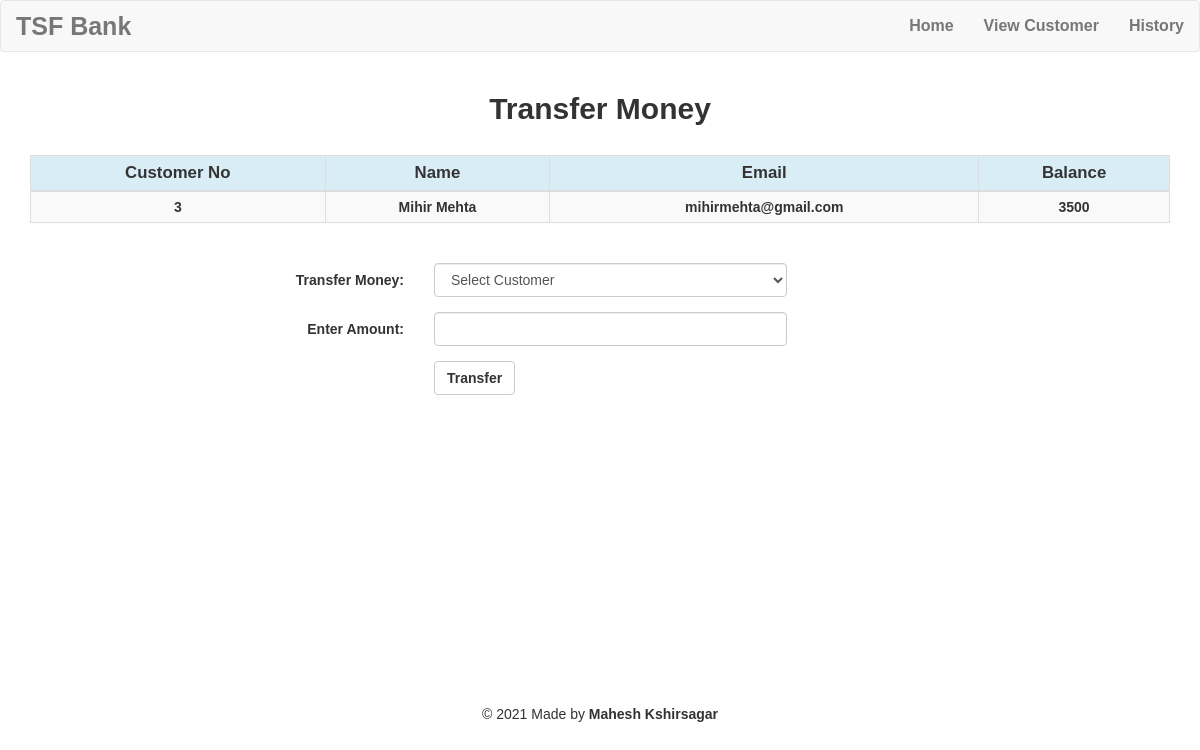
/transfer.php?id=3, run on the app's committed database.
### tables this page shows
CREATE TABLE `customer` (
  `id` int(5) NOT NULL,
  `name` text NOT NULL,
  `email` varchar(30) NOT NULL,
  `balance` int(10) NOT NULL
);

### transfer.php (the view, shortened to what this page needs)
<!DOCTYPE html>
<html>
<head>
	<link rel="stylesheet" href="https://maxcdn.bootstrapcdn.com/bootstrap/3.4.1/css/bootstrap.min.css">
  		<link rel="stylesheet" type="text/css" href="css/style.css">
</head>
<body>
	<?php
		include'navbar.php';
	?>
<div class="container">
<h2 class="text-center pt-4" style="font-family: sans-serif; font-weight: bold;">Transfer Money</h2>
 <br>
 <div class="table-responsive-sm">
 <table class="table table-hover table-sm table-striped table-condensed table-bordered tb" >
    <thead>
      <tr class="info">
        <th class="th">Customer No</th>
        <th class="th">Name</th>
        <th class="th">Email</th>
        <th class="th">Balance</th>
      </tr>
    </thead>
    <tbody>
	<?php
		include 'config.php';
		$id = $_GET['id'];
    $sql = "SELECT * FROM `customer` Where id = $id";
   	$result = mysqli_query($conn,$sql);
  ?>
   	<?php
    	while($row = mysqli_fetch_assoc($result))
     	{
     ?>
     		 <tr class="tr">
        			<td><?php echo $row['id']; ?></td>
        			<td><?php echo $row['name']; ?></td>
        			<td><?php echo $row['email']; ?></td>
        			<td><?php echo $row['balance']; ?></td>
      		</tr>
    <?php
    	}
    ?>
    </tbody>
  </table>
  </div>
 		<div>	<br>
			 <form class="form-horizontal"  method="post" action="simple.php"  style="margin-left:22%;">
			    <div class="form-group">
			      <label class="control-label col-sm-2" for="tm">Transfer Money:</label>
			      <div class="col-sm-5">
			        <select class="form-control" name="to" id="to" required>
			        	<option value=""  disabled selected>Select Customer</option>
			        </select>
			      </div>
			    </div>
			    <div class="form-group">
			      <label class="control-label col-sm-2" for="amt" required>Enter Amount:</label>
			      <div class="col-sm-5">
			            <input type="number" class="form-control" id="amt"  name="amt">
			      </div>
			    </div>
			    <div class="form-group">
     			 <div class="col-sm-offset-2 col-sm-10">
        		<button class="btn btn-default" name="submit" type="submit"  style="font-weight: bold;">Transfer
        		</button></a>
     			 </div>
    			</div>
			 </form>
		</div>
</div>
<div class="absolute">
  <footer class="text-center mt-5 py-2" style="margin-top:20%;">
        <p>&copy 2021 Made by <b>Mahesh Kshirsagar</b></p>
    </footer>
</div>
</body>
</html>

### css/style.css (style rules this page uses)
* { padding: 0; margin: 0; font-family: sans-serif; }
.container { position: relative; }
div.absolute { position: absolute; width: 50%; top: 73%; bottom: 0; margin-left:25%; }
.th { text-align: center; font-size: 1.2em; font-weight: bold; }
.tr { text-align: center; font-size: 1em; font-family: sans-serif; padding: 20px; font-weight: bold; }

### transfer.php (style rules this page uses)
.th { text-align: center; font-size: 1.2em; font-weight: bold; }
.tr { text-align: center; font-size: 1em; font-family: sans-serif; padding: 20px; font-weight: bold; }

### data on the page
customer: id "3", name "Mihir Mehta", email "mihirmehta@gmail.com", balance "3500"
